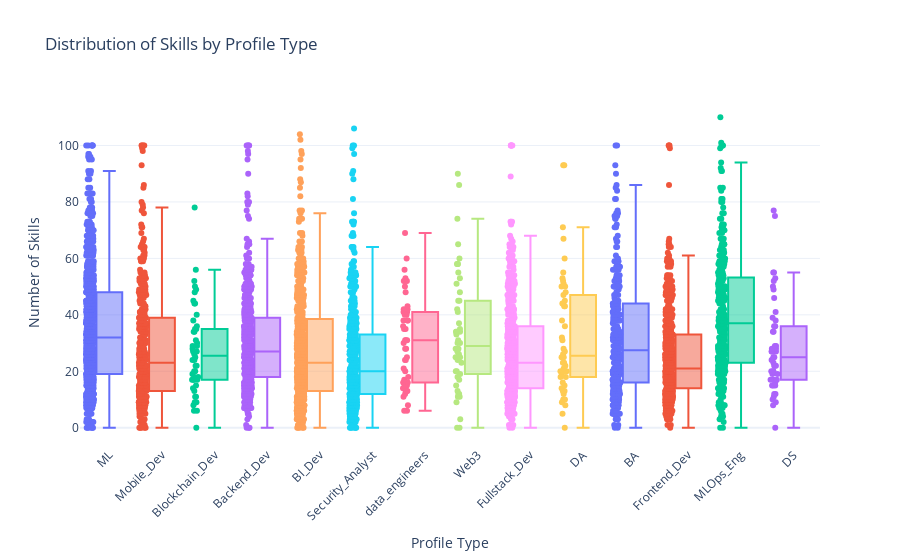

Write notebook code for a chart like this one.
### Code cell
import plotly.express as px

# Create interactive boxplot
fig = px.box(
    df, 
    x='profile_type', 
    y='num_skills', 
    color='profile_type',          # Different colors per profile
    points="all",                  # Show all data points
    hover_data=['current_position','years_of_experience','current_company'],  # Show extra info on hover
    title="Distribution of Skills by Profile Type"
)

# Update layout for better readability
fig.update_layout(
    xaxis_title="Profile Type",
    yaxis_title="Number of Skills",
    xaxis_tickangle=-45,           # Rotate x-axis labels
    showlegend=False,              # Hide legend (optional)
    template="plotly_white"        # Clean background
)

fig.show()

### Figure 1 — Plotly figure (JSON) as saved in the notebook; plotly's stock layout.template omitted (floating-point values rounded to 4 significant figures; data arrays with more than 128 entries replaced by an {"elided": "..."} marker saying what was removed)
{"data": [{"alignmentgroup": "True", "boxpoints": "all", "customdata": {"elided": "934x3 mixed values"}, "hovertemplate": "profile_type=%{x}<br>num_skills=%{y}<br>current_position=%{customdata[0]}<br>years_of_experience=%{customdata[1]}<br>current_company=%{customdata[2]}<extra></extra>", "legendgroup": "ML", "marker": {"color": "#636efa"}, "name": "ML", "notched": false, "offsetgroup": "ML", "orientation": "v", "showlegend": true, "type": "box", "x": {"elided": "934 str values"}, "x0": " ", "xaxis": "x", "y": {"elided": "934 int values"}, "y0": " ", "yaxis": "y"}, {"alignmentgroup": "True", "boxpoints": "all", "customdata": {"elided": "382x3 mixed values"}, "hovertemplate": "profile_type=%{x}<br>num_skills=%{y}<br>current_position=%{customdata[0]}<br>years_of_experience=%{customdata[1]}<br>current_company=%{customdata[2]}<extra></extra>", "legendgroup": "Mobile_Dev", "marker": {"color": "#EF553B"}, "name": "Mobile_Dev", "notched": false, "offsetgroup": "Mobile_Dev", "orientation": "v", "showlegend": true, "type": "box", "x": {"elided": "382 str values"}, "x0": " ", "xaxis": "x", "y": {"elided": "382 int values"}, "y0": " ", "yaxis": "y"}, {"alignmentgroup": "True", "boxpoints": "all", "customdata": {"elided": "50x3 mixed values"}, "hovertemplate": "profile_type=%{x}<br>num_skills=%{y}<br>current_position=%{customdata[0]}<br>years_of_experience=%{customdata[1]}<br>current_company=%{customdata[2]}<extra></extra>", "legendgroup": "Blockchain_Dev", "marker": {"color": "#00cc96"}, "name": "Blockchain_Dev", "notched": false, "offsetgroup": "Blockchain_Dev", "orientation": "v", "showlegend": true, "type": "box", "x": ["Blockchain_Dev", "Blockchain_Dev", "Blockchain_Dev", "Blockchain_Dev", "Blockchain_Dev", "Blockchain_Dev", "Blockchain_Dev", "Blockchain_Dev", "Blockchain_Dev", "Blockchain_Dev", "Blockchain_Dev", "Blockchain_Dev", "Blockchain_Dev", "Blockchain_Dev", "Blockchain_Dev", "Blockchain_Dev", "Blockchain_Dev", "Blockchain_Dev", "Blockchain_Dev", "Blockchain_Dev", "Blockchain_Dev", "Blockchain_Dev", "Blockchain_Dev", "Blockchain_Dev", "Blockchain_Dev", "Blockchain_Dev", "Blockchain_Dev", "Blockchain_Dev", "Blockchain_Dev", "Blockchain_Dev", "Blockchain_Dev", "Blockchain_Dev", "Blockchain_Dev", "Blockchain_Dev", "Blockchain_Dev", "Blockchain_Dev", "Blockchain_Dev", "Blockchain_Dev", "Blockchain_Dev", "Blockchain_Dev", "Blockchain_Dev", "Blockchain_Dev", "Blockchain_Dev", "Blockchain_Dev", "Blockchain_Dev", "Blockchain_Dev", "Blockchain_Dev", "Blockchain_Dev", "Blockchain_Dev", "Blockchain_Dev"], "x0": " ", "xaxis": "x", "y": [17, 13, 17, 44, 17, 50, 28, 49, 40, 25, 0, 34, 29, 38, 9, 56, 35, 29, 27, 48, 31, 36, 52, 44, 17, 26, 24, 18, 15, 14, 27, 78, 24, 45, 30, 6, 19, 22, 9, 11, 11, 20, 20, 34, 8, 27, 22, 6, 35, 18], "y0": " ", "yaxis": "y"}, {"alignmentgroup": "True", "boxpoints": "all", "customdata": {"elided": "500x3 mixed values"}, "hovertemplate": "profile_type=%{x}<br>num_skills=%{y}<br>current_position=%{customdata[0]}<br>years_of_experience=%{customdata[1]}<br>current_company=%{customdata[2]}<extra></extra>", "legendgroup": "Backend_Dev", "marker": {"color": "#ab63fa"}, "name": "Backend_Dev", "notched": false, "offsetgroup": "Backend_Dev", "orientation": "v", "showlegend": true, "type": "box", "x": {"elided": "500 str values"}, "x0": " ", "xaxis": "x", "y": {"elided": "500 int values"}, "y0": " ", "yaxis": "y"}, {"alignmentgroup": "True", "boxpoints": "all", "customdata": {"elided": "500x3 mixed values"}, "hovertemplate": "profile_type=%{x}<br>num_skills=%{y}<br>current_position=%{customdata[0]}<br>years_of_experience=%{customdata[1]}<br>current_company=%{customdata[2]}<extra></extra>", "legendgroup": "BI_Dev", "marker": {"color": "#FFA15A"}, "name": "BI_Dev", "notched": false, "offsetgroup": "BI_Dev", "orientation": "v", "showlegend": true, "type": "box", "x": {"elided": "500 str values"}, "x0": " ", "xaxis": "x", "y": {"elided": "500 int values"}, "y0": " ", "yaxis": "y"}, {"alignmentgroup": "True", "boxpoints": "all", "customdata": {"elided": "450x3 mixed values"}, "hovertemplate": "profile_type=%{x}<br>num_skills=%{y}<br>current_position=%{customdata[0]}<br>years_of_experience=%{customdata[1]}<br>current_company=%{customdata[2]}<extra></extra>", "legendgroup": "Security_Analyst", "marker": {"color": "#19d3f3"}, "name": "Security_Analyst", "notched": false, "offsetgroup": "Security_Analyst", "orientation": "v", "showlegend": true, "type": "box", "x": {"elided": "450 str values"}, "x0": " ", "xaxis": "x", "y": {"elided": "450 int values"}, "y0": " ", "yaxis": "y"}, {"alignmentgroup": "True", "boxpoints": "all", "customdata": {"elided": "50x3 mixed values"}, "hovertemplate": "profile_type=%{x}<br>num_skills=%{y}<br>current_position=%{customdata[0]}<br>years_of_experience=%{customdata[1]}<br>current_company=%{customdata[2]}<extra></extra>", "legendgroup": "data_engineers", "marker": {"color": "#FF6692"}, "name": "data_engineers", "notched": false, "offsetgroup": "data_engineers", "orientation": "v", "showlegend": true, "type": "box", "x": ["data_engineers", "data_engineers", "data_engineers", "data_engineers", "data_engineers", "data_engineers", "data_engineers", "data_engineers", "data_engineers", "data_engineers", "data_engineers", "data_engineers", "data_engineers", "data_engineers", "data_engineers", "data_engineers", "data_engineers", "data_engineers", "data_engineers", "data_engineers", "data_engineers", "data_engineers", "data_engineers", "data_engineers", "data_engineers", "data_engineers", "data_engineers", "data_engineers", "data_engineers", "data_engineers", "data_engineers", "data_engineers", "data_engineers", "data_engineers", "data_engineers", "data_engineers", "data_engineers", "data_engineers", "data_engineers", "data_engineers", "data_engineers", "data_engineers", "data_engineers", "data_engineers", "data_engineers", "data_engineers", "data_engineers", "data_engineers", "data_engineers", "data_engineers"], "x0": " ", "xaxis": "x", "y": [13, 53, 16, 14, 50, 24, 38, 43, 35, 28, 38, 13, 41, 17, 18, 16, 13, 36, 8, 24, 11, 31, 42, 52, 28, 20, 40, 30, 56, 31, 42, 41, 25, 38, 12, 40, 52, 15, 35, 6, 6, 31, 21, 52, 41, 14, 60, 15, 48, 69], "y0": " ", "yaxis": "y"}, {"alignmentgroup": "True", "boxpoints": "all", "customdata": {"elided": "50x3 mixed values"}, "hovertemplate": "profile_type=%{x}<br>num_skills=%{y}<br>current_position=%{customdata[0]}<br>years_of_experience=%{customdata[1]}<br>current_company=%{customdata[2]}<extra></extra>", "legendgroup": "Web3", "marker": {"color": "#B6E880"}, "name": "Web3", "notched": false, "offsetgroup": "Web3", "orientation": "v", "showlegend": true, "type": "box", "x": ["Web3", "Web3", "Web3", "Web3", "Web3", "Web3", "Web3", "Web3", "Web3", "Web3", "Web3", "Web3", "Web3", "Web3", "Web3", "Web3", "Web3", "Web3", "Web3", "Web3", "Web3", "Web3", "Web3", "Web3", "Web3", "Web3", "Web3", "Web3", "Web3", "Web3", "Web3", "Web3", "Web3", "Web3", "Web3", "Web3", "Web3", "Web3", "Web3", "Web3", "Web3", "Web3", "Web3", "Web3", "Web3", "Web3", "Web3", "Web3", "Web3", "Web3"], "x0": " ", "xaxis": "x", "y": [26, 30, 3, 0, 24, 48, 53, 9, 37, 11, 15, 45, 42, 58, 25, 28, 25, 34, 17, 58, 65, 55, 35, 60, 34, 45, 28, 31, 41, 25, 33, 25, 18, 34, 86, 51, 20, 19, 0, 12, 27, 90, 11, 12, 23, 13, 30, 74, 20, 58], "y0": " ", "yaxis": "y"}, {"alignmentgroup": "True", "boxpoints": "all", "customdata": {"elided": "497x3 mixed values"}, "hovertemplate": "profile_type=%{x}<br>num_skills=%{y}<br>current_position=%{customdata[0]}<br>years_of_experience=%{customdata[1]}<br>current_company=%{customdata[2]}<extra></extra>", "legendgroup": "Fullstack_Dev", "marker": {"color": "#FF97FF"}, "name": "Fullstack_Dev", "notched": false, "offsetgroup": "Fullstack_Dev", "orientation": "v", "showlegend": true, "type": "box", "x": {"elided": "497 str values"}, "x0": " ", "xaxis": "x", "y": {"elided": "497 int values"}, "y0": " ", "yaxis": "y"}, {"alignmentgroup": "True", "boxpoints": "all", "customdata": {"elided": "50x3 mixed values"}, "hovertemplate": "profile_type=%{x}<br>num_skills=%{y}<br>current_position=%{customdata[0]}<br>years_of_experience=%{customdata[1]}<br>current_company=%{customdata[2]}<extra></extra>", "legendgroup": "DA", "marker": {"color": "#FECB52"}, "name": "DA", "notched": false, "offsetgroup": "DA", "orientation": "v", "showlegend": true, "type": "box", "x": ["DA", "DA", "DA", "DA", "DA", "DA", "DA", "DA", "DA", "DA", "DA", "DA", "DA", "DA", "DA", "DA", "DA", "DA", "DA", "DA", "DA", "DA", "DA", "DA", "DA", "DA", "DA", "DA", "DA", "DA", "DA", "DA", "DA", "DA", "DA", "DA", "DA", "DA", "DA", "DA", "DA", "DA", "DA", "DA", "DA", "DA", "DA", "DA", "DA", "DA"], "x0": " ", "xaxis": "x", "y": [26, 53, 0, 13, 20, 22, 5, 71, 31, 45, 20, 25, 16, 14, 8, 43, 32, 18, 20, 25, 12, 15, 50, 23, 28, 9, 21, 18, 93, 38, 36, 44, 23, 67, 51, 43, 47, 44, 20, 93, 55, 10, 13, 50, 19, 60, 27, 10, 52, 48], "y0": " ", "yaxis": "y"}, {"alignmentgroup": "True", "boxpoints": "all", "customdata": {"elided": "300x3 mixed values"}, "hovertemplate": "profile_type=%{x}<br>num_skills=%{y}<br>current_position=%{customdata[0]}<br>years_of_experience=%{customdata[1]}<br>current_company=%{customdata[2]}<extra></extra>", "legendgroup": "BA", "marker": {"color": "#636efa"}, "name": "BA", "notched": false, "offsetgroup": "BA", "orientation": "v", "showlegend": true, "type": "box", "x": {"elided": "300 str values"}, "x0": " ", "xaxis": "x", "y": {"elided": "300 int values"}, "y0": " ", "yaxis": "y"}, {"alignmentgroup": "True", "boxpoints": "all", "customdata": {"elided": "500x3 mixed values"}, "hovertemplate": "profile_type=%{x}<br>num_skills=%{y}<br>current_position=%{customdata[0]}<br>years_of_experience=%{customdata[1]}<br>current_company=%{customdata[2]}<extra></extra>", "legendgroup": "Frontend_Dev", "marker": {"color": "#EF553B"}, "name": "Frontend_Dev", "notched": false, "offsetgroup": "Frontend_Dev", "orientation": "v", "showlegend": true, "type": "box", "x": {"elided": "500 str values"}, "x0": " ", "xaxis": "x", "y": {"elided": "500 int values"}, "y0": " ", "yaxis": "y"}, {"alignmentgroup": "True", "boxpoints": "all", "customdata": {"elided": "293x3 mixed values"}, "hovertemplate": "profile_type=%{x}<br>num_skills=%{y}<br>current_position=%{customdata[0]}<br>years_of_experience=%{customdata[1]}<br>current_company=%{customdata[2]}<extra></extra>", "legendgroup": "MLOps_Eng", "marker": {"color": "#00cc96"}, "name": "MLOps_Eng", "notched": false, "offsetgroup": "MLOps_Eng", "orientation": "v", "showlegend": true, "type": "box", "x": {"elided": "293 str values"}, "x0": " ", "xaxis": "x", "y": {"elided": "293 int values"}, "y0": " ", "yaxis": "y"}, {"alignmentgroup": "True", "boxpoints": "all", "customdata": {"elided": "50x3 mixed values"}, "hovertemplate": "profile_type=%{x}<br>num_skills=%{y}<br>current_position=%{customdata[0]}<br>years_of_experience=%{customdata[1]}<br>current_company=%{customdata[2]}<extra></extra>", "legendgroup": "DS", "marker": {"color": "#ab63fa"}, "name": "DS", "notched": false, "offsetgroup": "DS", "orientation": "v", "showlegend": true, "type": "box", "x": ["DS", "DS", "DS", "DS", "DS", "DS", "DS", "DS", "DS", "DS", "DS", "DS", "DS", "DS", "DS", "DS", "DS", "DS", "DS", "DS", "DS", "DS", "DS", "DS", "DS", "DS", "DS", "DS", "DS", "DS", "DS", "DS", "DS", "DS", "DS", "DS", "DS", "DS", "DS", "DS", "DS", "DS", "DS", "DS", "DS", "DS", "DS", "DS", "DS", "DS"], "x0": " ", "xaxis": "x", "y": [34, 27, 8, 27, 17, 20, 29, 24, 9, 23, 11, 20, 34, 39, 52, 19, 15, 25, 12, 50, 12, 38, 49, 20, 36, 53, 36, 16, 25, 17, 77, 15, 19, 28, 75, 46, 10, 15, 27, 55, 27, 55, 29, 22, 17, 28, 22, 41, 0, 22], "y0": " ", "yaxis": "y"}], "layout": {"autosize": true, "boxmode": "overlay", "legend": {"title": {"text": "profile_type"}, "tracegroupgap": 0}, "showlegend": false, "title": {"text": "Distribution of Skills by Profile Type"}, "xaxis": {"anchor": "y", "autorange": true, "categoryarray": ["ML", "Mobile_Dev", "Blockchain_Dev", "Backend_Dev", "BI_Dev", "Security_Analyst", "data_engineers", "Web3", "Fullstack_Dev", "DA", "BA", "Frontend_Dev", "MLOps_Eng", "DS"], "categoryorder": "array", "domain": [0, 1], "range": [-0.5383, 13.5], "tickangle": -45, "title": {"text": "Profile Type"}, "type": "category"}, "yaxis": {"anchor": "x", "autorange": true, "domain": [0, 1], "range": [-6.111, 116.1], "title": {"text": "Number of Skills"}, "type": "linear"}}}
